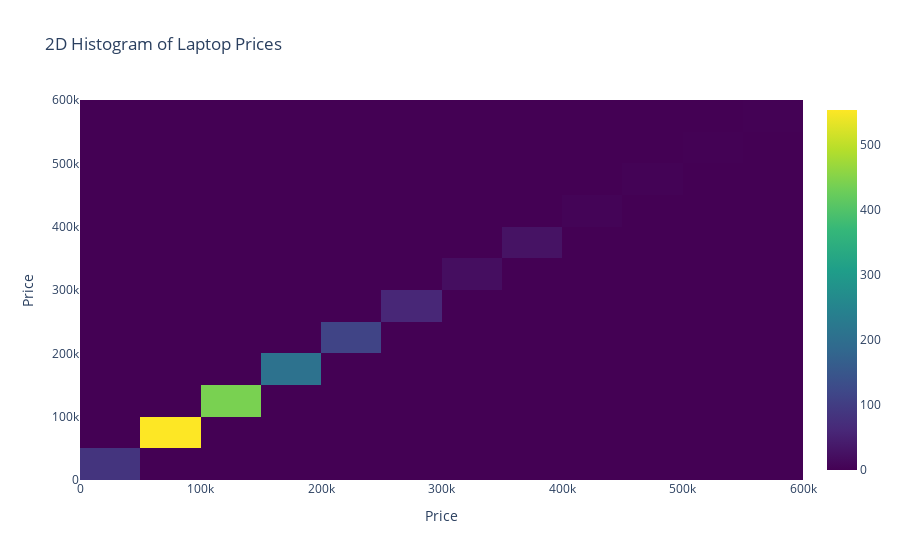

Notebook source saved alongside this figure:
### Markdown cell above
### plotting using 2d histograms

### Code cell
import plotly.graph_objects as go


# Creating a 2D histogram using Plotly
fig = go.Figure(data=[go.Histogram2d(x=df['price'], y=df['price'], colorscale='Viridis')])

# Adding labels and title
fig.update_layout(
    title="2D Histogram of Laptop Prices",
    xaxis_title="Price",
    yaxis_title="Price"
)

# Display the plot
fig.show()

### Figure 1 — Plotly figure (JSON) as saved in the notebook; plotly's stock layout.template omitted (floating-point values rounded to 4 significant figures; data arrays with more than 128 entries replaced by an {"elided": "..."} marker saying what was removed)
{"data": [{"colorscale": [[0, "#440154"], [0.1111, "#482878"], [0.2222, "#3e4989"], [0.3333, "#31688e"], [0.4444, "#26828e"], [0.5556, "#1f9e89"], [0.6667, "#35b779"], [0.7778, "#6ece58"], [0.8889, "#b5de2b"], [1, "#fde725"]], "type": "histogram2d", "x": {"elided": "1519 int values"}, "y": {"elided": "1519 int values"}}], "layout": {"title": {"text": "2D Histogram of Laptop Prices"}, "xaxis": {"title": {"text": "Price"}}, "yaxis": {"title": {"text": "Price"}}}}
